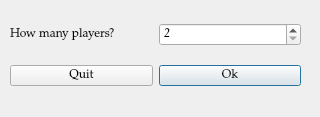
<?xml version="1.0" encoding="UTF-8"?>
<ui version="4.0">
 <class>StartupDialog</class>
 <widget class="QDialog" name="StartupDialog">
  <property name="geometry">
   <rect>
    <x>0</x>
    <y>0</y>
    <width>320</width>
    <height>117</height>
   </rect>
  </property>
  <property name="font">
   <font>
    <family>URW Palladio L</family>
   </font>
  </property>
  <property name="windowTitle">
   <string>Dialog</string>
  </property>
  <widget class="QWidget" name="gridLayoutWidget">
   <property name="geometry">
    <rect>
     <x>10</x>
     <y>10</y>
     <width>291</width>
     <height>91</height>
    </rect>
   </property>
   <layout class="QGridLayout" name="gridLayout">
    <item row="1" column="2">
     <widget class="QPushButton" name="okButton">
      <property name="text">
       <string>Ok</string>
      </property>
     </widget>
    </item>
    <item row="0" column="2">
     <widget class="QSpinBox" name="playersSpinbox">
      <property name="font">
       <font>
        <family>URW Palladio L</family>
        <italic>true</italic>
       </font>
      </property>
      <property name="minimum">
       <number>2</number>
      </property>
      <property name="maximum">
       <number>4</number>
      </property>
     </widget>
    </item>
    <item row="0" column="1">
     <widget class="QLabel" name="playersLabel">
      <property name="text">
       <string>How many players?</string>
      </property>
     </widget>
    </item>
    <item row="1" column="1">
     <widget class="QPushButton" name="quitButton">
      <property name="text">
       <string>Quit</string>
      </property>
     </widget>
    </item>
   </layout>
  </widget>
 </widget>
 <resources/>
 <connections/>
</ui>
